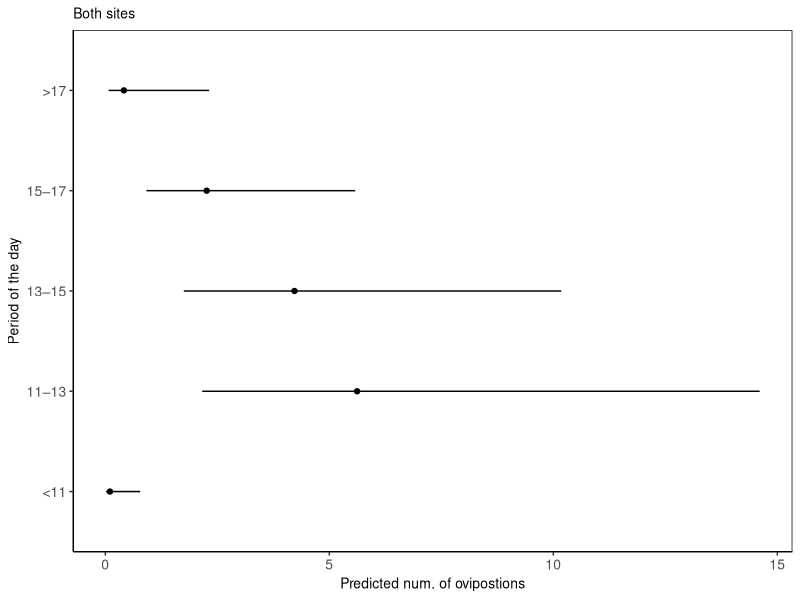

R code for this plot:
######################
# oviposition models #
######################


# packages ----------------------------------------------------------------
library (tidyverse)
library (lme4)


# data --------------------------------------------------------------------
## number of ovipositions per female
ovi.byfem <- read.csv ("data/ovi_by_female.csv")
## number of ovipositing females per survey
ovi.bysurv <- read.csv ("data/ovi_by_survey.csv")


# model 1: number of oviposition per female -------------------------------
mod1 <- glmer (n_ovi ~
                 microhabitat*species +
                 (1 | day_period) +
                 (1 | jday_cat) +
                 (1 | site) +
                 offset (log (duration)),
               data = ovi.byfem,
               family = poisson)

summary (mod1)

## extraction of fixed effects coefficients and their statistical significance as a dataframe
fixef1 <- round (coef (summary (mod1)), digits = 4)

## extraction of random effects variance estimate as a dataframe
ranef1 <- as.data.frame (VarCorr (mod1, comp = c ("Variance", "Std.Dev.")))

## test of effects
### Analysis of deviance, Wald chi-sq test
eftest1 <- car::Anova (mod1, type = "III")


# Fig. S4 -----------------------------------------------------------------
(ran.plot1 <- ranef (mod1, condVar = T, whichel = c("day_period")) %>% 
  as.data.frame() %>% 
  mutate (grp = factor (grp, levels = c("1", "2", "3", "4", "5"))) %>% 
  ggplot (aes (y = grp, x = exp (condval))) +
  geom_point() +
  geom_errorbarh (aes (xmin = exp (condval - 1.96*condsd),
                       xmax = exp (condval + 1.96*condsd),
                       height = 0)) +
  labs (y = "Period of the day",
        x = "Predicted num. of ovipostions",
        title = "Both sites") +
  scale_y_discrete (labels = c ("<11", "11–13", "13–15", "15–17", ">17")) +
  theme_classic () +
  theme (text = element_text (size = 10),
         axis.title = element_text (size = 10),
         axis.text = element_text (size = 10),
         plot.title = element_text (size = 10,
                                    face = "plain"),
         panel.border = element_rect (fill = NA),
         plot.tag = element_text (size = 10,
                                  face = "bold")) +
  guides (size = "none"))



# model 2: number of ovipositing females by survey ------------------------
mod2 <- glmer (n_fem ~
                 microhabitat*species +
                 (1 | day_period) +
                 (1 | jday_cat) +
                 (1 | site) +
                 offset (log(duration)),
               data = ovi.bysurv,
               family = poisson)

summary (mod2)

## extraction of fixed effects coefficients and their statistical significance as a dataframe
fixef2 <- round (coef (summary (mod2)), digits = 4)

## extraction of random effects variance estimate as a dataframe
ranef2 <- as.data.frame (VarCorr (mod2, comp = c ("Variance", "Std.Dev.")))

## extraction of fixef effects significance test as a dataframe
eftest2 <- car::Anova (mod2, type = "III")
